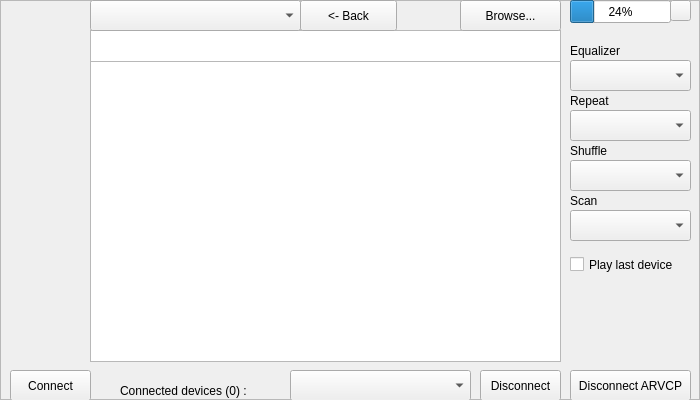
  <widget class="QFrame" name="deviceMusicFrame">
   <property name="geometry">
    <rect>
     <x>110</x>
     <y>10</y>
     <width>700</width>
     <height>400</height>
    </rect>
   </property>
   <property name="autoFillBackground">
    <bool>true</bool>
   </property>
   <property name="frameShape">
    <enum>QFrame::StyledPanel</enum>
   </property>
   <property name="frameShadow">
    <enum>QFrame::Raised</enum>
   </property>
   <widget class="QPushButton" name="Play">
    <property name="geometry">
     <rect>
      <x>200</x>
      <y>290</y>
      <width>111</width>
      <height>31</height>
     </rect>
    </property>
    <property name="text">
     <string>Play</string>
    </property>
   </widget>
   <widget class="QPushButton" name="PrevButton">
    <property name="geometry">
     <rect>
      <x>90</x>
      <y>290</y>
      <width>101</width>
      <height>31</height>
     </rect>
    </property>
    <property name="text">
     <string>&lt;- Previous</string>
    </property>
   </widget>
   <widget class="QPushButton" name="connectAVKButton">
    <property name="geometry">
     <rect>
      <x>10</x>
      <y>370</y>
      <width>81</width>
      <height>31</height>
     </rect>
    </property>
    <property name="text">
     <string>Connect</string>
    </property>
   </widget>
   <widget class="QPushButton" name="stopButton">
    <property name="geometry">
     <rect>
      <x>90</x>
      <y>330</y>
      <width>101</width>
      <height>31</height>
     </rect>
    </property>
    <property name="text">
     <string>Stop</string>
    </property>
   </widget>
   <widget class="QPushButton" name="PauseButton">
    <property name="geometry">
     <rect>
      <x>200</x>
      <y>330</y>
      <width>111</width>
      <height>31</height>
     </rect>
    </property>
    <property name="text">
     <string>Pause</string>
    </property>
   </widget>
   <widget class="QPushButton" name="muteButton">
    <property name="geometry">
     <rect>
      <x>320</x>
      <y>330</y>
      <width>111</width>
      <height>31</height>
     </rect>
    </property>
    <property name="text">
     <string>Mute</string>
    </property>
   </widget>
   <widget class="QPushButton" name="nextButton">
    <property name="geometry">
     <rect>
      <x>320</x>
      <y>290</y>
      <width>111</width>
      <height>31</height>
     </rect>
    </property>
    <property name="text">
     <string>Next -&gt;</string>
    </property>
   </widget>
   <widget class="QPushButton" name="voldownButton">
    <property name="geometry">
     <rect>
      <x>450</x>
      <y>330</y>
      <width>111</width>
      <height>31</height>
     </rect>
    </property>
    <property name="text">
     <string>Vol -</string>
    </property>
   </widget>
   <widget class="QPushButton" name="disconnectButton">
    <property name="geometry">
     <rect>
      <x>480</x>
      <y>370</y>
      <width>81</width>
      <height>31</height>
     </rect>
    </property>
    <property name="text">
     <string>Disconnect</string>
    </property>
   </widget>
   <widget class="QPushButton" name="volupButton">
    <property name="geometry">
     <rect>
      <x>450</x>
      <y>290</y>
      <width>111</width>
      <height>31</height>
     </rect>
    </property>
    <property name="text">
     <string>Vol +</string>
    </property>
   </widget>
   <widget class="QLabel" name="label">
    <property name="geometry">
     <rect>
      <x>90</x>
      <y>30</y>
      <width>471</width>
      <height>31</height>
     </rect>
    </property>
    <property name="text">
     <string/>
    </property>
    <property name="wordWrap">
     <bool>true</bool>
    </property>
   </widget>
   <widget class="QTableWidget" name="tblMetaPlayer">
    <property name="geometry">
     <rect>
      <x>90</x>
      <y>30</y>
      <width>471</width>
      <height>251</height>
     </rect>
    </property>
   </widget>
   <widget class="QComboBox" name="cbEqualizer">
    <property name="geometry">
     <rect>
      <x>570</x>
      <y>60</y>
      <width>121</width>
      <height>31</height>
     </rect>
    </property>
   </widget>
   <widget class="QComboBox" name="cbRepeat">
    <property name="geometry">
     <rect>
      <x>570</x>
      <y>110</y>
      <width>121</width>
      <height>31</height>
     </rect>
    </property>
   </widget>
   <widget class="QComboBox" name="cbShuffle">
    <property name="geometry">
     <rect>
      <x>570</x>
      <y>160</y>
      <width>121</width>
      <height>31</height>
     </rect>
    </property>
   </widget>
   <widget class="QComboBox" name="cbScan">
    <property name="geometry">
     <rect>
      <x>570</x>
      <y>210</y>
      <width>121</width>
      <height>31</height>
     </rect>
    </property>
   </widget>
   <widget class="QLabel" name="label_2">
    <property name="geometry">
     <rect>
      <x>570</x>
      <y>40</y>
      <width>66</width>
      <height>21</height>
     </rect>
    </property>
    <property name="text">
     <string>Equalizer</string>
    </property>
   </widget>
   <widget class="QLabel" name="label_3">
    <property name="geometry">
     <rect>
      <x>570</x>
      <y>90</y>
      <width>66</width>
      <height>21</height>
     </rect>
    </property>
    <property name="text">
     <string>Repeat</string>
    </property>
   </widget>
   <widget class="QLabel" name="label_4">
    <property name="geometry">
     <rect>
      <x>570</x>
      <y>140</y>
      <width>66</width>
      <height>21</height>
     </rect>
    </property>
    <property name="text">
     <string>Shuffle</string>
    </property>
   </widget>
   <widget class="QLabel" name="label_5">
    <property name="geometry">
     <rect>
      <x>570</x>
      <y>190</y>
      <width>66</width>
      <height>21</height>
     </rect>
    </property>
    <property name="text">
     <string>Scan</string>
    </property>
   </widget>
   <widget class="QProgressBar" name="m_songProgressBar">
    <property name="geometry">
     <rect>
      <x>570</x>
      <y>0</y>
      <width>101</width>
      <height>23</height>
     </rect>
    </property>
    <property name="value">
     <number>24</number>
    </property>
   </widget>
   <widget class="QPushButton" name="btnUpdateProg">
    <property name="geometry">
     <rect>
      <x>670</x>
      <y>0</y>
      <width>21</width>
      <height>21</height>
     </rect>
    </property>
    <property name="text">
     <string/>
    </property>
   </widget>
   <widget class="QComboBox" name="cbMediaPlayer">
    <property name="geometry">
     <rect>
      <x>90</x>
      <y>0</y>
      <width>211</width>
      <height>31</height>
     </rect>
    </property>
   </widget>
   <widget class="QPushButton" name="btnBack">
    <property name="geometry">
     <rect>
      <x>300</x>
      <y>0</y>
      <width>97</width>
      <height>31</height>
     </rect>
    </property>
    <property name="text">
     <string>&lt;- Back</string>
    </property>
   </widget>
   <widget class="QListWidget" name="tblFileFolders">
    <property name="geometry">
     <rect>
      <x>90</x>
      <y>61</y>
      <width>471</width>
      <height>301</height>
     </rect>
    </property>
   </widget>
   <widget class="QPushButton" name="btnNowPlaying">
    <property name="geometry">
     <rect>
      <x>460</x>
      <y>0</y>
      <width>101</width>
      <height>31</height>
     </rect>
    </property>
    <property name="text">
     <string>Browse...</string>
    </property>
   </widget>
   <widget class="QPushButton" name="DisconnectAVRCP">
    <property name="geometry">
     <rect>
      <x>570</x>
      <y>370</y>
      <width>121</width>
      <height>31</height>
     </rect>
    </property>
    <property name="text">
     <string>Disconnect ARVCP</string>
    </property>
   </widget>
   <widget class="QComboBox" name="cbAVKDevices">
    <property name="geometry">
     <rect>
      <x>290</x>
      <y>370</y>
      <width>181</width>
      <height>31</height>
     </rect>
    </property>
   </widget>
   <widget class="QLabel" name="labelConnedAVKDevices">
    <property name="geometry">
     <rect>
      <x>120</x>
      <y>380</y>
      <width>161</width>
      <height>21</height>
     </rect>
    </property>
    <property name="text">
     <string>Connected devices (0) : </string>
    </property>
   </widget>
   <widget class="QLabel" name="labelAbsVol">
    <property name="geometry">
     <rect>
      <x>570</x>
      <y>320</y>
      <width>121</width>
      <height>20</height>
     </rect>
    </property>
    <property name="text">
     <string/>
    </property>
   </widget>
   <widget class="QCheckBox" name="cbLastPlay">
    <property name="geometry">
     <rect>
      <x>570</x>
      <y>249</y>
      <width>131</width>
      <height>31</height>
     </rect>
    </property>
    <property name="font">
     <font>
      <pointsize>9</pointsize>
     </font>
    </property>
    <property name="text">
     <string>Play last device</string>
    </property>
   </widget>
   <zorder>Play</zorder>
   <zorder>PrevButton</zorder>
   <zorder>connectAVKButton</zorder>
   <zorder>stopButton</zorder>
   <zorder>PauseButton</zorder>
   <zorder>muteButton</zorder>
   <zorder>nextButton</zorder>
   <zorder>voldownButton</zorder>
   <zorder>disconnectButton</zorder>
   <zorder>volupButton</zorder>
   <zorder>tblMetaPlayer</zorder>
   <zorder>cbEqualizer</zorder>
   <zorder>cbRepeat</zorder>
   <zorder>cbShuffle</zorder>
   <zorder>cbScan</zorder>
   <zorder>label_2</zorder>
   <zorder>label_3</zorder>
   <zorder>label_4</zorder>
   <zorder>label_5</zorder>
   <zorder>m_songProgressBar</zorder>
   <zorder>btnUpdateProg</zorder>
   <zorder>cbMediaPlayer</zorder>
   <zorder>btnBack</zorder>
   <zorder>btnNowPlaying</zorder>
   <zorder>label</zorder>
   <zorder>DisconnectAVRCP</zorder>
   <zorder>cbAVKDevices</zorder>
   <zorder>labelConnedAVKDevices</zorder>
   <zorder>labelAbsVol</zorder>
   <zorder>tblFileFolders</zorder>
   <zorder>cbLastPlay</zorder>
  </widget>
